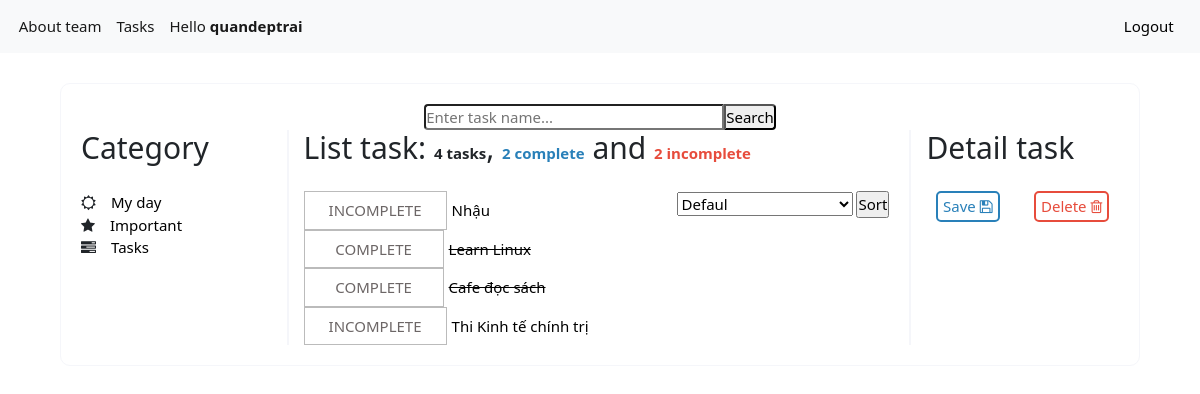
Page /list/3 (signed in) on the committed database.
### tasks/models.py (models this page shows, shortened)
class Task(models.Model):
    user = models.ForeignKey(User,
                             on_delete=models.CASCADE,
                             null=True, blank=True)
    name = models.TextField(max_length=255)
    createdAt = models.DateTimeField(auto_now_add=True)
    updatedAt = models.DateTimeField(auto_now=True)
    complete = models.BooleanField(default=False)
    category = models.ForeignKey(Category,
                                   on_delete=models.CASCADE,
                                   blank=True, null=True)

### tasks/views.py (the view)
# urls.py: path('list/<int:category_id>', list_view, name = 'list'),
def list_view(request, category_id):
    keyword = request.GET.get('keyword')
    sort = request.GET.get('sort')
    user = request.user if request.user.is_authenticated else None
    tasks = Task.objects.all()
    if keyword:
        tasks = Task.objects.filter(name__icontains = keyword)
    if category_id != 3:
        tasks = tasks.filter(category__id = category_id)
    tasks = tasks.filter(user=user)
    if sort=="1":
        tasks = tasks.order_by('name').values()
    if sort=="2":
        tasks = tasks.order_by('complete').values()
    count_complete = tasks.filter(complete = True).count()
    count_incomplete = tasks.filter(complete = False).count()
    context = {
        'keyword': keyword,
        'tasks': tasks,
        'count_complete': count_complete,
        'count_incomplete': count_incomplete,
        'typesort': sort,
        "category_id": category_id
    }
    return render(request, "list.html", context)

### tasks/templates/list.html (shortened to what this page needs)
{%extends 'base.html'%} {%block body%}
<div class="list-form">
  <div class="search-task">
    <form>
      <input
        type="text"
        name="keyword"
        class="input-text-search"
        id="keyword"
        value="{{keyword|default:''}}"
        placeholder="Enter task name..."
      />
      <input type="submit" class="input-submit-search" value="Search" />
  </div>
  <div class="main-list-task">
    <div class="category-task">
      <h2>Category</h2>
      <div class="menu-category">
        <ul>
          <li>
            <i class="fa fa-sun-o" aria-hidden="true"></i
            ><a href="{% url 'tasks:list' 1 %}">My day</a>
          </li>
          <li>
            <i class="fa fa-star" aria-hidden="true"></i
            ><a href="{% url 'tasks:list' 2 %}">Important</a>
          </li>
          <li>
            <i class="fa fa-tasks" aria-hidden="true"></i
            ><a href="{% url 'tasks:list' 3 %}">Tasks</a>
          </li>
        </ul>
      </div>
    </div>
    <div class="list-task">
      <h2 style="display: inline-block">
        List task: <b>{{tasks.count}} tasks</b>,
        <b style="color: #2980b9">{{count_complete}} complete</b> and
        <b style="color: #e74c3c">{{count_incomplete}} incomplete</b>
      </h2>
      <div style="
        float: right;
      ">
        <select name="sort">
          {% if typesort %}
            {% if typesort == "0" %}
            <option value=0 selected="selected">Defaul</option>
            <option value=1>Sort by name</option>
            <option value=2>Complete/Incomplete</option>
            {%elif typesort == "1"%}
            <option value=0>Defaul</option>
            <option value=1 selected="selected">Sort by name</option>
            <option value=2>Complete/Incomplete</option>
            {%elif typesort == "2"%}
            <option value=0>Defaul</option>
            <option value=1>Sort by name</option>
            <option value=2 selected="selected">Complete/Incomplete</option>
            {%endif%}
          {% else%}
            <option value=0>Defaul</option>
          {% endif %}
        </select>
        <input type="submit" value="Sort" style="margin-right: 20px;"/>
      </div>
      <div>
        <div class="show-list">
          {% for task in tasks%}
          <div class="task">
            <form method="post">
              {% if task.complete %}
              <a
                href="/list/{{category_id}}/{{task.id}}/complete?{{keyword}}&{{typesort}}"
                style="border: 1px solid #bbbbbb;
                color: #6c6666;
                font-style: none;
                text-decoration: none;
                padding: 7px 24px;
                min-width: 140px;
                text-align: center;"
                >COMPLETE</a
              >
              <a
                href="/list/{{category_id}}/{{task.id}}"
                style="text-decoration-line: line-through; color: black"
                >{{task.name}}</a
              >
              {% else %}
              <a
                href="/list/{{category_id}}/{{task.id}}/complete?{{keyword}}&{{typesort}}"
                style="border: 1px solid #bbbbbb;
                color: #6c6666;
                font-style: none;
                text-decoration: none;
                padding: 7px 24px;
                min-width: 140px;
                text-align: center;"
                >INCOMPLETE</a
              >
              <a
              <a href="/list/{{category_id}}/{{task.id}}" style="text-decoration: none; color: black"
                >{{task.name}}</a
              >
              {% endif %}
            </form>
          </div>
          {% endfor %}
        </div>
      </div>
    </div>
    <div class="detail-task">
      <h2>Detail task</h2>
      <div
        class="submit-save-delete"
        style="
          display: flex;
          align-items: center;
          justify-content: space-around;
          gap: 1rem;
        "
      >
        <a
          href="#"
          style="
            text-decoration: none;
            color: #2980b9;
            border: 2px solid #2980b9;
            border-radius: 5px;
            padding: 2px 5px 2px 5px;
          "
          >Save <i class="fa fa-floppy-o" aria-hidden="true"></i
        ></a>
        <a
          href="#"
          style="
            text-decoration: none;
            color: #e74c3c;
            border: 2px solid #e74c3c;
            border-radius: 5px;
            padding: 2px 5px 2px 5px;
          "
          >Delete <i class="fa fa-trash-o" aria-hidden="true"></i
        ></a>
      </div>
    </div>
  </div>
</div>
{% endblock %}

### todolist/templates/base.html (shortened to what this page needs)
<!DOCTYPE html>
<html lang="en">
  <head>
    {% load static %}
    <link
      rel="stylesheet"
      type="text/css"
      href="https://cdnjs.cloudflare.com/ajax/libs/normalize/3.0.2/normalize.min.css"
    />
    <link
      rel="stylesheet"
      type="text/css"
      href="https://cdnjs.cloudflare.com/ajax/libs/skeleton/2.0.4/skeleton.min.css"
    />
    <link
      rel="stylesheet"
      type="text/css"
      href="{% static 'css/style.css' %}"
    />
    <link
      href="https://cdn.jsdelivr.net/npm/bootstrap@5.1.3/dist/css/bootstrap.min.css"
      rel="stylesheet"
    />
    <link
      rel="stylesheet"
      href="https://cdnjs.cloudflare.com/ajax/libs/font-awesome/4.7.0/css/font-awesome.min.css"
    />
  </head>
  <body>
    <nav
      class="navbar navbar-expand-lg navbar-light bg-light"
      style="font-size: 15px"
    >
      <div class="container-fluid">
        <div class="collapse navbar-collapse" id="navbarSupportedContent">
          <ul class="navbar-nav me-auto mb-2 mb-lg-0">
            <li class="nav-item">
              <a class="nav-link active" aria-current="page" href="/"
                >About team</a
              >
            </li>
            {% if not user.is_authenticated %}
            <li class="nav-item">
              <a
                class="nav-link active"
                aria-current="page"
                href="{% url 'auth:login' %}"
                >Login</a
              >
            </li>
            {%else%}
            <li class="nav-item">
              <a
                class="nav-link active"
                aria-current="page"
                href="{% url 'tasks:list' 3 %}"
                >Tasks</a
              >
            </li>
            <li class="nav-item">
              <a class="nav-link active" aria-current="page" href="#"
                >Hello <strong>{{user.username}}</strong></a
              >
            </li>
            {% endif %}
          </ul>
          {% if user.is_authenticated %}
          <a
            class="nav-link active"
            aria-current="page"
            href="{% url 'auth:logout' %}"
            style="color: black"
            >Logout</a
          >
          {% endif %}
        </div>
      </div>
    </nav>
    {% block body %}{% endblock %}
  </body>
</html>

### todolist/static/css/style.css (style rules this page uses)
* { font-size: 15px; margin: 0px; padding: 0px; box-sizing: border-box; }
.list-form { margin: 0 auto; margin-top: 30px; width: 90%; border: 1px solid #f5f6fa; border-radius: 10px; padding: 20px; }
.list-form .search-task form { display: flex; align-items: center; justify-content: center; }
.list-form .search-task form input { border-radius: 0; }
.list-form .search-task form .input-text-search { width: 300px; border-bottom-left-radius: 4px; border-top-left-radius: 4px; }
.list-form .search-task form .input-submit-search { border-bottom-right-radius: 4px; border-top-right-radius: 4px; }
.list-form .main-list-task { display: flex; width: 100%; }
.list-form .main-list-task h2 { margin-bottom: 25px; }
.list-form .main-list-task .category-task { width: 20%; border-right: 2px solid #f5f6fa; }
.list-form .main-list-task .category-task .menu-category ul { padding-left: 0px; }
.list-form .main-list-task .category-task .menu-category ul li { list-style: none; }
.list-form .main-list-task .category-task .menu-category ul li a { text-decoration: none; margin-left: 15px; color: black; }
.list-form .main-list-task .list-task { width: 60%; padding-left: 15px; border-right: 2px solid #f5f6fa; }
.list-form .main-list-task .list-task .show-list .task form { display: flex; align-items: center; gap: 5px; }
.list-form .main-list-task .detail-task { padding-left: 15px; width: 20%; }

### rows in the picture
Task: name "Nhậu"
Task: name "Learn Linux"
Task: name "Cafe đọc sách"
Task: name "Thi Kinh tế chính trị"

### other values in the picture
{{ user.username }} "quandeptrai"
{{ tasks.count }} "4"
{{ count_complete }} "2"
{{ count_incomplete }} "2"
